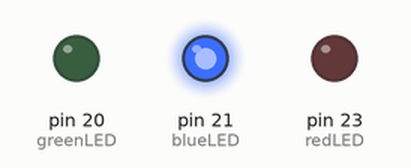
Recording of a sketch running on a simulated Arduino Mega 2560, built with avr-gcc and run on an emulated ATmega2560. Parts: output pins drawn as LEDs (lit = HIGH). Random numbers use the default seed unless the sketch sets one.

Above: at 0.1 s.
At 7.3 s:
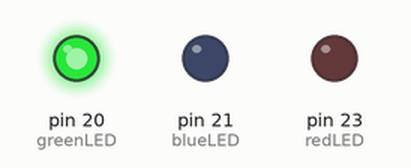
At 13.7 s:
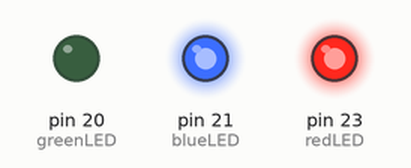
At 19.3 s:
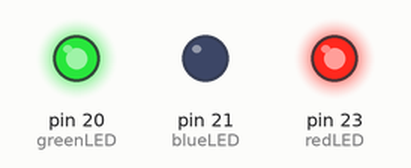
At 23.3 s:
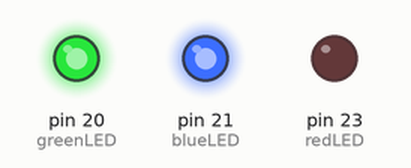
At 32.9 s:
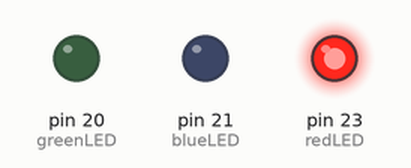
Timing chart, 0 to 40.0 s (numbered marks = the images above):
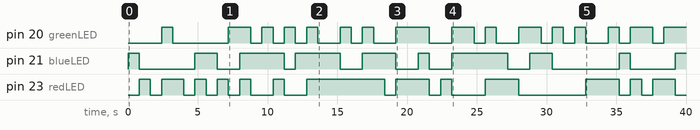

Measured:
- by itself, pin 20 (greenLED): LOW → HIGH at 2.4 s, → LOW 0.80 s later, → HIGH 4.0 s later, → LOW 1.6 s later, … (31 changes in this stretch)
- by itself, pin 21 (blueLED): LOW → HIGH at 0.00 s, → LOW 0.80 s later, → HIGH 4.0 s later, → LOW 1.6 s later, … (19 changes in this stretch)
- by itself, pin 23 (redLED): LOW → HIGH at 0.80 s, → LOW 0.80 s later, → HIGH 0.80 s later, → LOW 1.6 s later, … (26 changes in this stretch)

The sketch:

Lab_3.2.ino
```cpp
#define MY_DELAY 800

//These Teensy pins are PWM
int greenLED = 20;
int blueLED = 21;
int redLED = 23;

void setup() {
  Serial.begin(9600);

  pinMode(blueLED,  OUTPUT);
  pinMode(greenLED, OUTPUT);
  pinMode(redLED,   OUTPUT);

  pinMode(A0, INPUT);
  randomSeed(analogRead(A0));
}

void loop() {
  // DEMO #2 - RANDOMLY SET EACH OF: R,G,B (PWM)
  analogWrite(redLED, random(256));
  analogWrite(greenLED, random(256));
  analogWrite(blueLED, random(256));
  delay(MY_DELAY);

}
```
